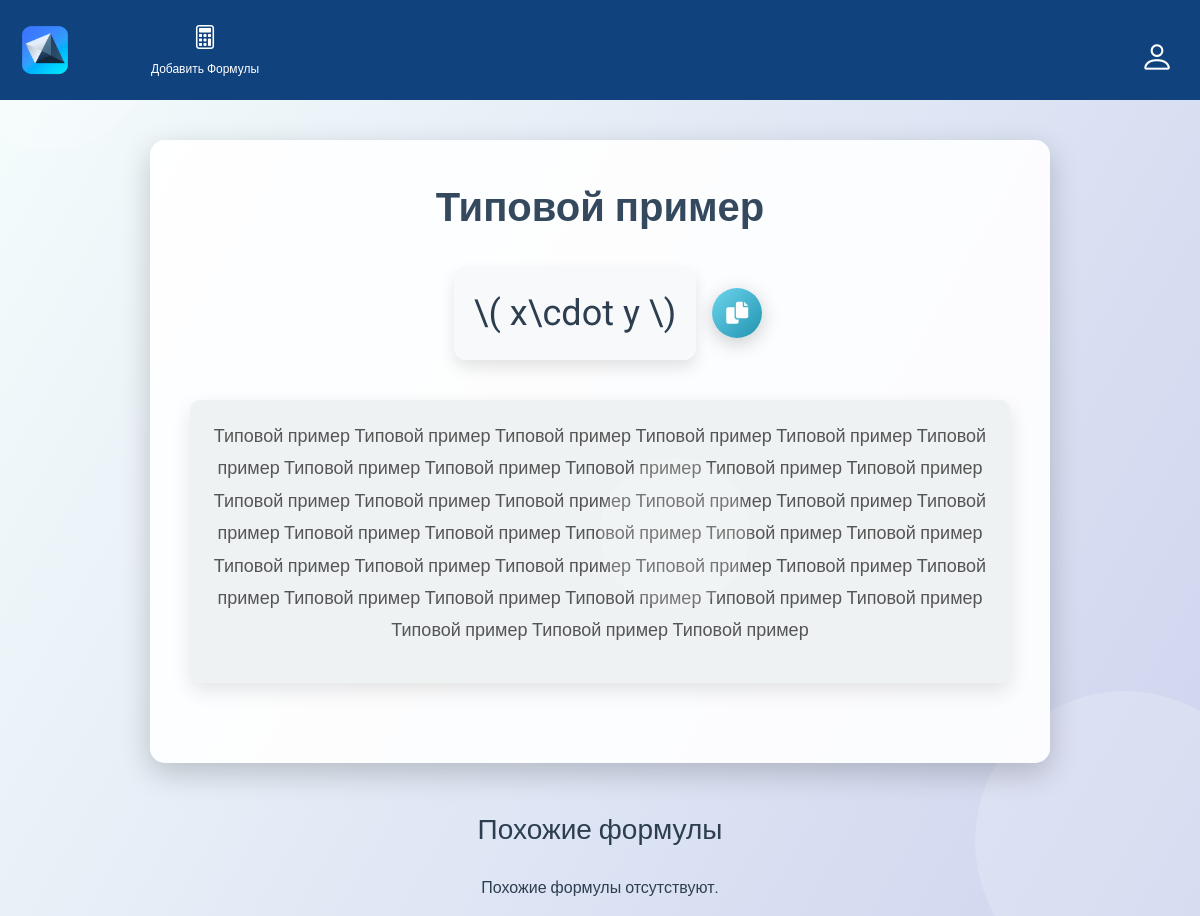
Before: /article/14/ with the older database file.
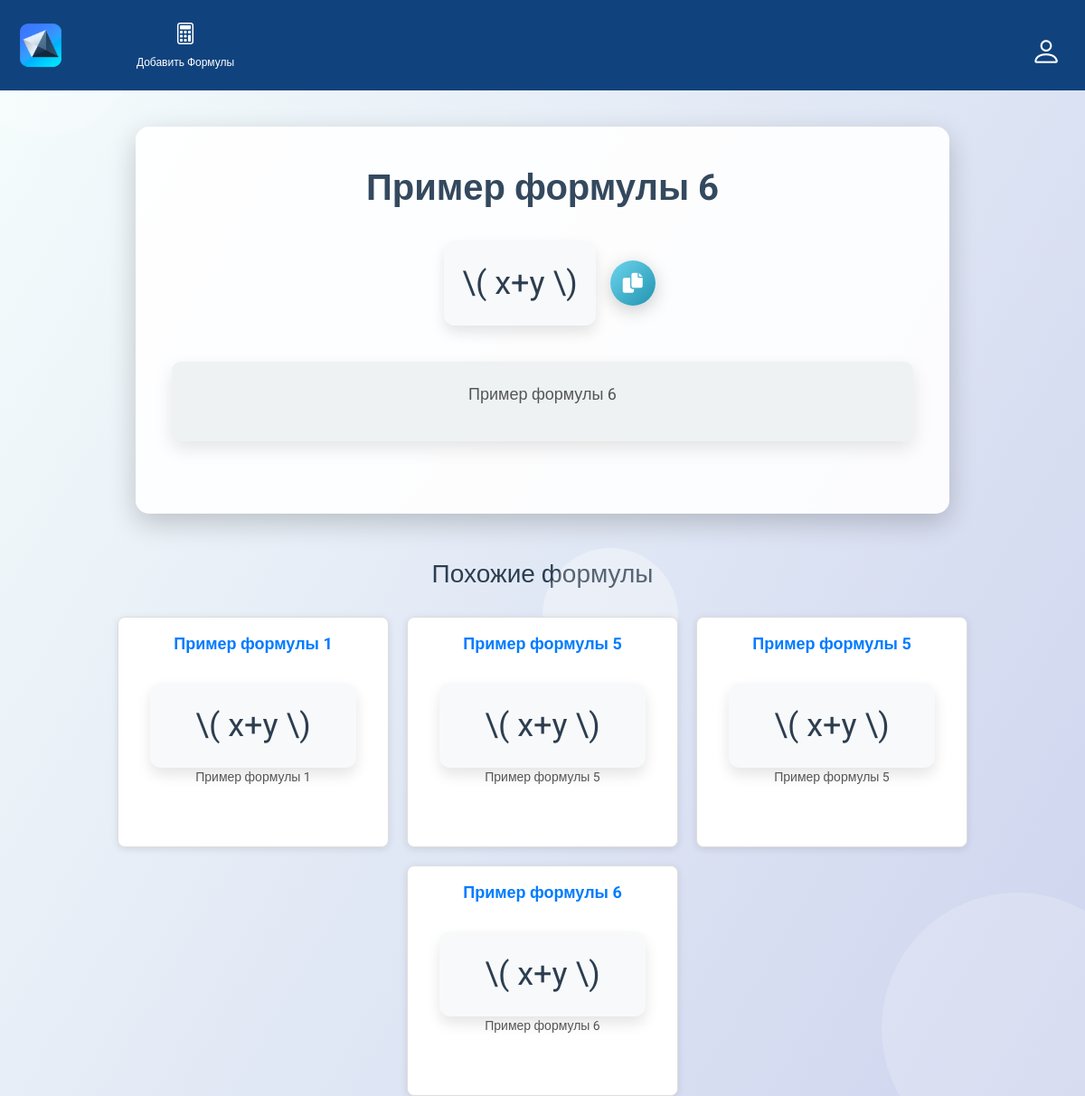
After: the same page with the newer database file.
### api/models.py (models this page shows, shortened)
class Formula(models.Model):
    title = models.CharField(max_length=255)
    description = models.TextField(blank=True, null=True)
    latex_code = models.TextField()
    user = models.ForeignKey(settings.AUTH_USER_MODEL, on_delete=models.CASCADE, related_name='formulas')
    created_at = models.DateTimeField(auto_now_add=True)
    normalized_formula = models.TextField(blank=True, null=True)  # Новое поле для нормализованной формулы
    similar_formulas = models.ManyToManyField('self', symmetrical=False, related_name='related_formulas')  # Добавлен related_name

### api/views.py (the view)
# urls.py: path('article/<int:article_id>/', article_detail, name='article_detail'),
def article_detail(request, article_id):
    formula = get_object_or_404(Formula, pk=article_id)
    similar_formulas = formula.similar_formulas.all()
    return render(request, 'article_detail.html', {'formula': formula, 'simillar_formula': similar_formulas})

### templates/article_detail.html (shortened to what this page needs)
{% extends "base.html" %}
{% block extra_styles %}
{% load static %}
    {% endblock %}
    {% block content %}
<body>
    <div class="background-decor">
        <div class="circle"></div>
    </div>
    <div class="article-container">
        <div class="article-title">{{ formula.title }}</div>
        <div class="article-formula">
            <div class="mathjax-display">
                \( {{ formula.latex_code }} \)
            </div>
            <button class="copy-btn" id="copy-btn" data-clipboard-text="{{ formula.latex_code }}">
                <i class="fas fa-copy"></i>
            </button>
        </div>
        <div class="article-description">
            <p>{{ formula.description }}</p>
        </div>
    </div>
        <h3 style="margin-bottom: 30px;">Похожие формулы</h3>
        <div class="card-container">
            {% for similar_formula in formula.similar_formulas.all %}
            <div class="card">
                <div class="card-title">{{ similar_formula.title }}</div>
                <div class="card-body">
                    <div class="mathjax-display" style="text-align: center;">
                        \( {{ similar_formula.latex_code }} \)
                    </div>
                    <p class="card-description" style="text-align: center;">{{ similar_formula.description|default:"Описание отсутствует" }}</p>
                </div>
            </div>
            {% empty %}
            <p>Похожие формулы отсутствуют.</p>
            {% endfor %}
        </div>
</body>
</html>
{% endblock %}

### templates/base.html (shortened to what this page needs)
<!DOCTYPE html>
<html lang="ru">
<head>
    {% load static %}
    <link href="https://cdnjs.cloudflare.com/ajax/libs/font-awesome/6.0.0-beta3/css/all.min.css" rel="stylesheet">
    <link rel="stylesheet" href="https://stackpath.bootstrapcdn.com/bootstrap/4.5.2/css/bootstrap.min.css">
    <link rel="stylesheet" href="https://cdn.jsdelivr.net/npm/bootstrap-icons@1.5.0/font/bootstrap-icons.css">
</head>
<body>
    <header style="display: flex; align-items: center; background-color: #10437E; transition: height 0.3s ease; position: relative;">
        <a href="{% url 'homepage' %}" style="display: flex; align-items: center; text-decoration: none;">
            <img src="{% static 'img/app-icon.png' %}" alt="Иконка приложения" class="app-icon" style="margin-right: 40px;">
        </a>
        <div style="margin-left: 10px; display: flex; gap: 20px;">
            <a href="{% url 'editor' %}" class="nav-button" style="text-align: center; width: 150px; transition: background-color 0.3s; white-space: nowrap; text-decoration: none; color: white;">
                <i class="bi bi-calculator" style="font-size: 24px;"></i><br><span style="font-size: 0.75rem;">Добавить Формулы</span>
            </a>
        </div>
        <div class="search-container" style="margin-left: auto; display: flex; align-items: center;">
            <a href="{% url 'profile' %}" class="profile-icon" style="margin-left: 10px; text-decoration: none;">
                <button style="background-color: transparent; border: none; border-radius: 8px; padding: 10px; width: 50px; height: 50px; transition: background-color 0.3s;">
                    <i class="bi bi-person" style="color: white; font-size: 34px;"></i>
                </button>
            </a>
        </div>
    </header>
    <div class="background-decor"></div>
        <div class="circle"></div>
        {% block content %}{% endblock %}
</body>
</html>

### templates/base.html (style rules this page uses)
.background-decor { position: absolute; top: 0; left: 0; width: 100%; height: 100%; z-index: -1; overflow: hidden; }
.circle { position: absolute; border-radius: 50%; background: rgba(255, 255, 255, 0.2); animation: move 10s infinite; }
.circle:nth-child(2) { width: 300px; height: 300px; bottom: -75px; right: -75px; animation-delay: 3s; }
body { margin: 0; font-family: 'Roboto', sans-serif; background-color: #f4f4f9; color: #293541; overflow-x: hidden; }
header { width: 100%; background-color: #10437E; padding: 20px; display: flex; align-items: center; justify-content: space-between; }
.app-icon { width: 50px; }
.nav-button { text-align: center; color: white; cursor: pointer; }
.search-container { position: relative; display: flex; align-items: center; }

### templates/article_detail.html (style rules this page uses)
body { margin: 0; padding: 0; font-family: 'Roboto', sans-serif; background: linear-gradient(120deg, #f5fdfc, #ced4ee); color: #2c3e50; display: flex; justify-content: center; align-items: center; flex-direction: column; }
.article-container { background: rgba(255, 255, 255, 0.9); padding: 40px; width: 90%; max-width: 900px; box-shadow: 0 10px 30px rgba(0, 0, 0, 0.2); border-radius: 15px; animation: fadeInUp 1s ease-out; margin-top: 40px;; }
.article-title { font-size: 40px; font-weight: 700; color: #34495e; text-align: center; margin-bottom: 30px; line-height: 1.4; }
.article-formula { display: flex; align-items: center; justify-content: center; margin-bottom: 40px; position: relative; }
.mathjax-display { font-size: 36px; background: #f8f9fa; padding: 20px; border-radius: 12px; box-shadow: 0 8px 15px rgba(0, 0, 0, 0.1); transition: transform 0.3s ease, box-shadow 0.3s ease; }
.copy-btn { width: 50px; height: 50px; position: relative; left: 1rem; align-items: center; background: linear-gradient(135deg, #6dd5ed, #2193b0); color: white; border: none; border-radius: 50%; font-size: 22px; cursor: pointer; box-shadow: 0 5px 20px rgba(0, 0, 0, 0.2); transition: transform 0.3s ease, background-color 0.3s ease; }
.article-description { font-size: 18px; color: #555; line-height: 1.8; text-align: center; margin-bottom: 40px; padding: 20px; background: #eef2f3; border-radius: 10px; box-shadow: 0 8px 20px rgba(0, 0, 0, 0.1); animation: fadeIn 1.2s ease-out; }
.background-decor { position: absolute; top: 0; left: 0; width: 100%; height: 100%; z-index: -1; overflow: hidden; }
.circle { position: absolute; border-radius: 50%; background: rgba(255, 255, 255, 0.2); animation: move 10s infinite; }
.circle:nth-child(2) { width: 300px; height: 300px; bottom: -75px; right: -75px; animation-delay: 3s; }
.card-container { display: flex; flex-wrap: wrap; gap: 20px; justify-content: center; }
.card { background-color: #fff; border: 1px solid #ddd; border-radius: 8px; box-shadow: 0 2px 8px rgba(0, 0, 0, 0.1); width: 300px; padding: 15px; transition: transform 0.2s; }
.card-title { font-size: 18px; text-align: center; font-weight: bold; margin-bottom: 10px; color: #007bff; }
.card-body { margin-bottom: 15px; }
.card-description { font-size: 14px; color: #555; }

Changed rows visible on the page:
changed Formula (number 1 of 5 on the later page): title "Типовой пример" → "Пример формулы 6"; latex_code "x\\cdot y" → "x+y"; description "Типовой пример Типовой пример Типовой пример Типовой пример Типовой пример Типовой пример Типовой пример Типовой пример Типовой пример Типовой пример Типовой пример Типовой пример Типовой пример Типовой пример Типовой пример Типовой пример Типовой пример Типовой пример Типовой пример Типовой пример Типовой пример Типовой пример Типовой пример Типовой пример Типовой пример Типовой пример Типовой пример Типовой пример Типовой пример Типовой пример Типовой пример Типовой пример Типовой пример Типовой пример Типовой пример Типовой пример" → "Пример формулы 6"
added Formula: title "Пример формулы 1", latex_code "x+y", description "Пример формулы 1"
added Formula: title "Пример формулы 5", latex_code "x+y", description "Пример формулы 5"
added Formula: title "Пример формулы 5", latex_code "x+y", description "Пример формулы 5"
added Formula: title "Пример формулы 6", latex_code "x+y", description "Пример формулы 6"
Other visible differences:
text no longer shown: "Похожие формулы отсутствуют."
